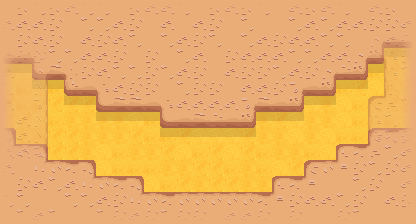

Below is a game level as drawn by its tile map, then a one-line description and the .tmx file that defines it, in full:
An orthogonal 26x14 tile map with 16x16 px tiles, 4 tile layers (ground, walls, doors, fog) and 5 objects.

<map version="1.0" tiledversion="1.1.6" orientation="orthogonal" renderorder="right-down" width="26" height="14" tilewidth="16" tileheight="16" infinite="0" backgroundcolor="#ebad78" nextobjectid="24">
 <properties>
  <property name="entities_render_layer" type="int" value="4" />
 </properties>
 <tileset firstgid="1" source="new_desert.tsx" />
 <layer name="ground" width="26" height="14">
  <properties>
   <property name="render_layer" type="int" value="0" />
  </properties>
  <data encoding="csv">
3,3,3,2,1,1,2,2,1,1,1,1,1,1,1,3,2,4,3,1,1,3,2,3,4,3,
4,2,3,4,3,2,3,1,3,3,2,3,3,2,4,2,4,3,1,2,3,3,1,2,2,4,
2,4,2,3,4,3,1,3,2,1,3,1,4,4,1,3,1,1,3,3,1,4,1,4,2,4,
4,3,3,1,1,4,2,2,4,1,1,2,3,4,2,4,1,3,3,4,1,3,1,1,8,8,
7,5,2,3,4,2,4,2,2,1,3,4,4,4,3,4,3,1,2,1,3,2,2,7,4,1,
1,3,5,7,1,3,1,4,2,1,1,4,4,1,4,4,3,1,4,2,2,7,8,1,2,4,
4,3,3,4,8,8,1,2,3,4,3,3,3,4,3,4,1,4,3,5,6,1,3,4,4,2,
4,4,1,3,2,2,6,6,5,7,1,4,1,2,1,4,6,8,5,2,2,1,3,3,3,1,
4,2,2,4,4,2,2,2,4,3,7,8,5,5,5,8,2,2,1,2,1,3,3,3,1,4,
4,1,3,4,4,2,1,3,2,2,4,1,3,4,1,4,3,2,2,3,1,2,2,3,4,1,
1,1,3,4,3,2,1,3,3,3,2,2,4,4,3,2,3,1,4,1,4,3,3,2,4,4,
2,2,1,4,4,2,1,1,4,1,3,4,2,4,4,2,2,3,1,3,1,3,1,4,1,2,
2,1,4,3,4,3,2,3,2,2,4,4,3,1,1,2,3,1,3,3,2,4,1,1,2,1,
4,2,3,1,2,1,3,2,1,4,2,2,3,3,4,1,4,2,2,4,1,1,4,3,2,4
</data>
 </layer>
 <layer name="walls" width="26" height="14">
  <properties>
   <property name="render_layer" type="int" value="1" />
  </properties>
  <data encoding="csv">
17,20,19,20,18,19,19,17,20,18,18,19,17,20,18,20,19,17,18,20,18,19,17,18,20,17,
18,18,18,20,17,19,19,18,20,17,18,17,18,20,17,19,17,17,19,18,19,18,18,20,20,18,
17,20,18,20,17,18,20,18,19,17,19,18,20,19,17,19,18,20,18,18,19,19,17,33,9,11,
9,9,36,19,19,18,18,20,17,20,17,19,18,17,20,18,18,18,19,19,18,18,33,12,0,0,
0,0,15,10,36,20,18,19,19,20,19,18,20,17,18,20,20,19,18,20,33,11,12,0,0,0,
0,0,0,0,14,9,35,18,20,20,17,19,20,20,17,18,18,20,34,9,12,0,0,0,0,0,
0,0,0,0,0,0,15,10,10,9,35,18,18,18,18,34,10,9,12,0,0,0,0,0,0,0,
0,0,0,0,0,0,0,0,0,0,15,9,10,11,9,12,0,0,0,0,0,0,0,0,0,0,
50,0,0,0,0,0,0,0,0,0,0,0,0,0,0,0,0,0,0,0,0,0,0,51,41,42,
58,42,49,0,0,0,0,0,0,0,0,0,0,0,0,0,0,0,0,0,0,52,41,60,19,18,
18,17,58,42,41,49,0,0,0,0,0,0,0,0,0,0,0,0,0,51,42,59,20,19,20,18,
17,20,18,19,18,58,42,41,49,0,0,0,0,0,0,0,0,52,41,59,17,17,19,20,17,18,
19,19,17,17,19,19,18,20,58,42,41,42,42,42,42,42,41,59,20,18,18,19,20,17,18,20,
17,19,18,19,17,17,19,20,18,20,19,20,20,17,18,18,20,17,20,17,17,20,19,17,17,17
</data>
 </layer>
 <layer name="doors" width="26" height="14" opacity="0.49">
  <properties>
   <property name="render_layer" type="int" value="2" />
  </properties>
  <data encoding="csv">
0,0,0,0,0,0,0,0,0,0,0,0,0,0,0,0,0,0,0,0,0,0,0,0,0,0,
0,0,0,0,0,0,0,0,0,0,0,0,0,0,0,0,0,0,0,0,0,0,0,0,0,0,
0,0,0,0,0,0,0,0,0,0,0,0,0,0,0,0,0,0,0,0,0,0,0,17,18,20,
18,20,20,0,0,0,0,0,0,0,0,0,0,0,0,0,0,0,0,0,0,0,0,9,35,20,
18,17,33,0,0,0,0,0,0,0,0,0,0,0,0,0,0,0,0,0,0,0,0,0,27,19,
19,17,25,0,0,0,0,0,0,0,0,0,0,0,0,0,0,0,0,0,0,0,0,0,28,17,
18,17,26,0,0,0,0,0,0,0,0,0,0,0,0,0,0,0,0,0,0,0,0,51,60,19,
17,18,25,0,0,0,0,0,0,0,0,0,0,0,0,0,0,0,0,0,0,0,0,27,19,17,
20,18,25,0,0,0,0,0,0,0,0,0,0,0,0,0,0,0,0,0,0,0,0,27,19,20,
18,18,26,0,0,0,0,0,0,0,0,0,0,0,0,0,0,0,0,0,0,0,0,0,0,0,
0,0,0,0,0,0,0,0,0,0,0,0,0,0,0,0,0,0,0,0,0,0,0,0,0,0,
0,0,0,0,0,0,0,0,0,0,0,0,0,0,0,0,0,0,0,0,0,0,0,0,0,0,
0,0,0,0,0,0,0,0,0,0,0,0,0,0,0,0,0,0,0,0,0,0,0,0,0,0,
0,0,0,0,0,0,0,0,0,0,0,0,0,0,0,0,0,0,0,0,0,0,0,0,0,0
</data>
 </layer>
 <objectgroup name="doors">
  <properties>
   <property name="layer" type="int" value="3" />
   <property name="type" value="doors" />
  </properties>
  <object id="13" x="368" y="32" width="48" height="112">
   <properties>
    <property name="way" value="right" />
   </properties>
  </object>
  <object id="22" x="0" y="48" width="48" height="112">
   <properties>
    <property name="way" value="left" />
   </properties>
  </object>
 </objectgroup>
 <objectgroup name="trigs">
  <properties>
   <property name="type" value="triggers" />
  </properties>
  <object id="18" x="416" y="48" width="16" height="80">
   <properties>
    <property name="code">return function (self, obj)
  ROOMS:move(1, 0, obj)
end</property>
   </properties>
  </object>
  <object id="20" x="-16" y="64" width="16" height="64">
   <properties>
    <property name="code">return function (self, obj)
  ROOMS:move(-1, 0, obj)
end</property>
   </properties>
  </object>
 </objectgroup>
 <objectgroup name="ents">
  <properties>
   <property name="type" value="entities" />
  </properties>
  <object id="23" x="217.636" y="165.455">
   <properties>
    <property name="type_id" value="plant" />
   </properties>
   <point />
  </object>
 </objectgroup>
 <layer name="fog" width="26" height="14">
  <properties>
   <property name="render_layer" type="int" value="3" />
  </properties>
  <data encoding="csv">
0,63,63,63,63,63,63,63,63,63,63,63,63,63,63,63,63,63,63,63,63,63,63,63,63,0,
62,0,0,0,0,0,0,0,0,0,0,0,0,0,0,0,0,0,0,0,0,0,0,0,0,61,
62,0,0,0,0,0,0,0,0,0,0,0,0,0,0,0,0,0,0,0,0,0,0,0,0,61,
62,0,0,0,0,0,0,0,0,0,0,0,0,0,0,0,0,0,0,0,0,0,0,0,0,61,
62,0,0,0,0,0,0,0,0,0,0,0,0,0,0,0,0,0,0,0,0,0,0,0,0,61,
62,0,0,0,0,0,0,0,0,0,0,0,0,0,0,0,0,0,0,0,0,0,0,0,0,61,
62,0,0,0,0,0,0,0,0,0,0,0,0,0,0,0,0,0,0,0,0,0,0,0,0,61,
62,0,0,0,0,0,0,0,0,0,0,0,0,0,0,0,0,0,0,0,0,0,0,0,0,61,
62,0,0,0,0,0,0,0,0,0,0,0,0,0,0,0,0,0,0,0,0,0,0,0,0,61,
62,0,0,0,0,0,0,0,0,0,0,0,0,0,0,0,0,0,0,0,0,0,0,0,0,61,
62,0,0,0,0,0,0,0,0,0,0,0,0,0,0,0,0,0,0,0,0,0,0,0,0,61,
62,0,0,0,0,0,0,0,0,0,0,0,0,0,0,0,0,0,0,0,0,0,0,0,0,61,
62,0,0,0,0,0,0,0,0,0,0,0,0,0,0,0,0,0,0,0,0,0,0,0,0,61,
0,64,64,64,64,64,64,64,64,64,64,64,64,64,64,64,64,64,64,64,64,64,64,64,64,0
</data>
 </layer>
</map>
